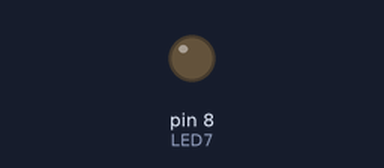
A sketch run on a simulated Arduino Uno, built with avr-gcc and run on an emulated ATmega328P. Shown: output pins drawn as LEDs (lit = HIGH).

Above: at 0.05 s.
At 0.3 s:
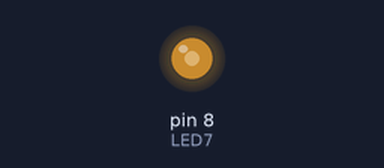
Timing chart, 0 to 3.0 s (numbered marks = the images above):
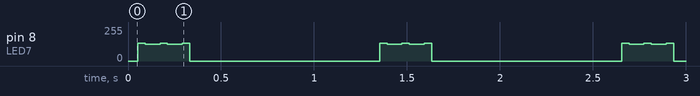

The sketch:

Beep.ino
```cpp
const int LED7 = 8;

void setup() {
  pinMode(LED7, OUTPUT);

}

void loop() {
  for (int i = 0; i < 50; i++) {
    digitalWrite(LED7, HIGH);
    delay(3);
    digitalWrite(LED7, LOW);
    delay(3);
  }

  delay(1000);
}
```

Measured:
- by itself, pin 8 (LED7): repeats every 1.3 s: 126/255 0.08 s, 134/255 0.04 s, 124/255 0.08 s, 134/255 0.04 s, 0/255 1.0 s, 134/255 0.04 s
